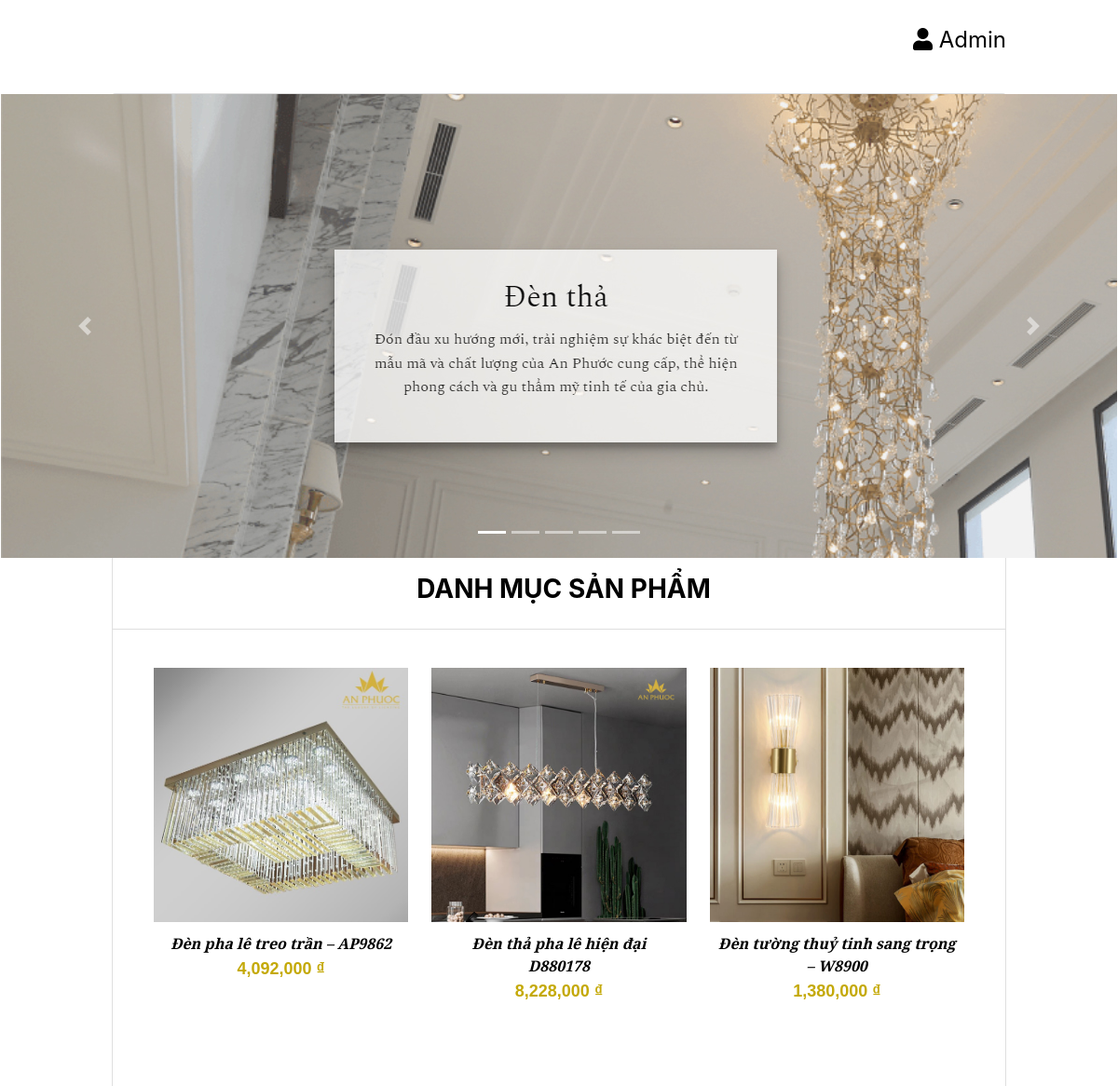
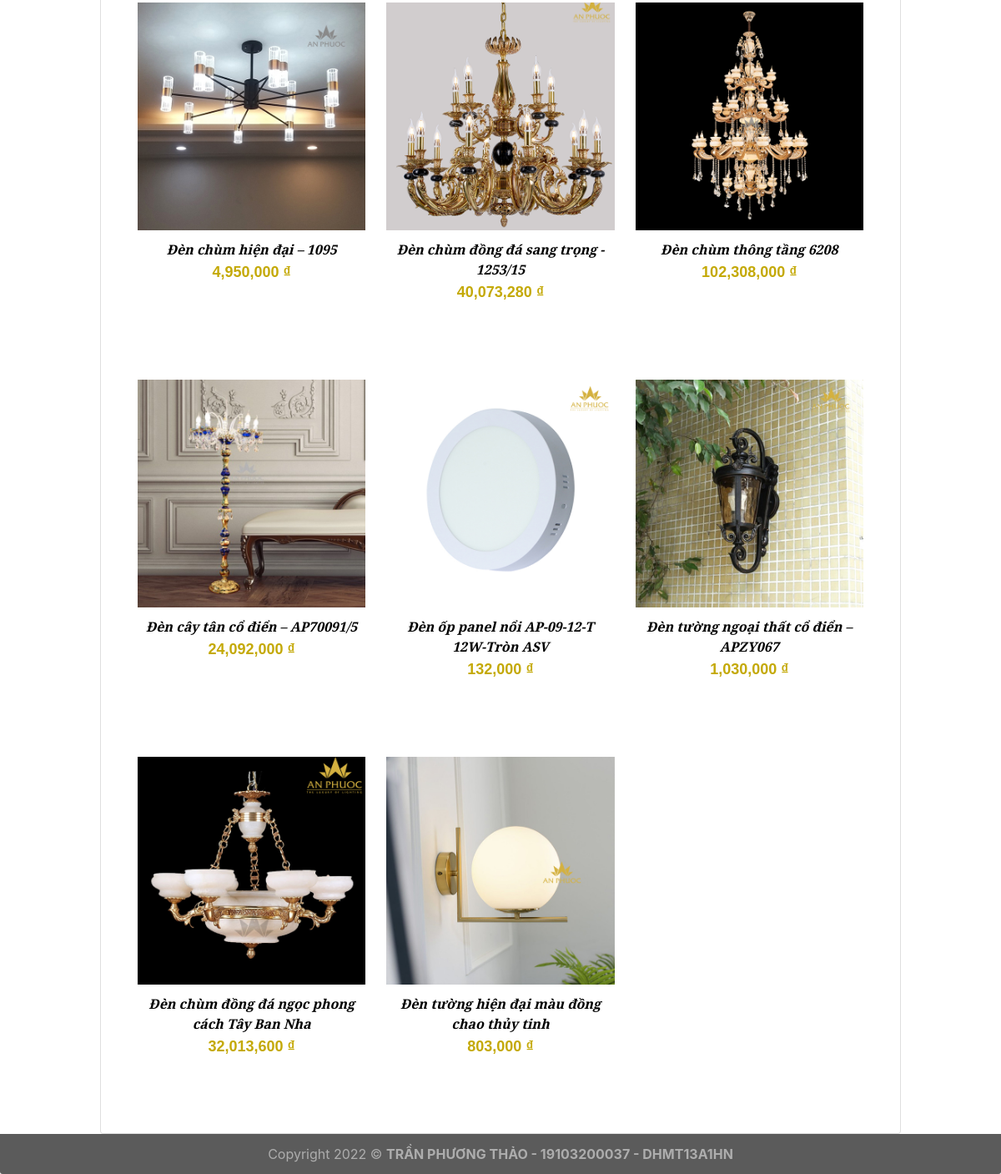
The page / on the database its author committed (2 pictures, top to bottom).
### tables this page shows
CREATE TABLE `sanpham` (
  `masp` int(5) NOT NULL,
  `tensp` varchar(50) DEFAULT NULL,
  `hinhanh` varchar(200) DEFAULT NULL,
  `loaisp` varchar(30) DEFAULT NULL,
  `mauchudao` varchar(30) DEFAULT NULL,
  `chatlieu` varchar(50) DEFAULT NULL,
  `kichthuoc` varchar(50) DEFAULT NULL,
  `congsuat` varchar(30) DEFAULT NULL,
  `khonggian` varchar(50) DEFAULT NULL,
  `gia` int(11) DEFAULT NULL
);

### components/Home.php (the view, shortened to what this page needs)
<?php
$sql = "SELECT * FROM sanpham";
$query = mysqli_query($connect, $sql);
?>
<div class="card">
    <div id="demo" class="banner carousel slide" data-ride="carousel">
        <ul class="carousel-indicators">
            <li data-target="#demo" data-slide-to="0" class="active"></li>
            <li data-target="#demo" data-slide-to="1"></li>
            <li data-target="#demo" data-slide-to="2"></li>
            <li data-target="#demo" data-slide-to="3"></li>
            <li data-target="#demo" data-slide-to="4"></li>
        </ul>
        <div class="carousel-inner">
            <div class="carousel-item active">
                <a href=""><img src="pic/banner1.jpg" alt=""></a>
            </div>
        </div>
        <a class="carousel-control-prev" href="#demo" data-slide="prev">
            <span class="carousel-control-prev-icon"></span>
        </a>
        <a class="carousel-control-next" href="#demo" data-slide="next">
            <span class="carousel-control-next-icon"></span>
        </a>
    </div>
    <div class="card-header">
        <h3 class="title">DANH MỤC SẢN PHẨM</h3>
    </div>
    <div class="card-body">
        <section class="products">
            <?php
            while ($row = mysqli_fetch_assoc($query)) { ?>
                <section class="product">
                    <section class="img"><a href=""><img src="pic/<?php echo $row['hinhanh']; ?>" alt=""></a></section>
                    <section class="product-info">
                        <a href="" class="product-info">
                            <section class="name"><?php echo $row['tensp']; ?></section>
                            <section class="price"><?php echo number_format($row['gia'], 0) . " ₫"; ?></section>
                        </a>
                    </section>
                </section>
            <?php } ?>
        </section>
    </div>
</div>

### index.php (shortened to what this page needs)
<?php
require_once 'db/dbconnect.php';
?>
<!DOCTYPE html>
<html lang="en">
<head>
    <link rel="stylesheet" href="https://cdn.jsdelivr.net/npm/bootstrap@4.6.1/dist/css/bootstrap.min.css">
    <link rel="stylesheet" href="https://cdnjs.cloudflare.com/ajax/libs/font-awesome/5.15.4/css/all.min.css">
    <link rel="stylesheet" href="css/index.css">
</head>
<body>
    <section class="wrapper">
        <header>
            <?php require_once 'components/Header.php'; ?>
        </header>
        <section class="body">
            <aside></aside>
            <article>
                <?php
                if (isset($_GET['page'])) {
                    switch ($_GET['page']) {
                        case 'danhsach':
                            require_once 'sanpham/danhsach.php';
                            break;
                        case 'them':
                            require_once 'sanpham/them.php';
                            break;
                        case 'sua':
                            require_once 'sanpham/sua.php';
                            break;
                        case 'xoa':
                            require_once 'sanpham/xoa.php';
                            break;
                        default:
                            require_once 'components/Home.php';
                            break;
                    }
                } else
                    require_once 'components/Home.php';
                ?>
            </article>
            <aside></aside>
        </section>
        <footer>
            <div class="card-footer text-muted">
                <?php require_once 'components/Footer.php'; ?>
            </div>
        </footer>
    </section>
</body>
</html>

### components/Header.php (shortened to what this page needs)
<div class="user_option_box">
    <div class="logo">
    </div>
    <a href="index.php?page=danhsach" class="account-link">
        <i class="fa fa-user" aria-hidden="true"></i>
        <span>
            Admin
        </span>
    </a>
</div>

### components/Footer.php
<div class="text-footer">
    Copyright 2022 © <span style="font-weight: 700;">TRẦN PHƯƠNG THẢO - 19103200037 - DHMT13A1HN</span>
</div>

### css/index.css (style rules this page uses)
.product { width: 30%; float: left; margin-left: 2.5%; margin-top: 20px; text-align: left; overflow-y: hidden; font-family: "Spectral", sans-serif; height: 54vh; }
section.product-info { padding: 10px; }
.product .img img { padding: 1px; width: 100%; transition: all 1s ease; -webkit-transition: all 1s ease; -moz-transition: all 1s ease; -o-transition: all 1s ease; }
section.img { position: relative; overflow: hidden; object-fit: cover; }
header, aside, article, footer { float: left; box-sizing: border-box; }
.card-body { min-height: 74vh; }
header, footer { width: 100%; }
header { background-color: #fff; height: 100px; }
.body { width: 100%; height: 20px; }
.body aside { width: 10%; min-height: 300px; }
.body article { width: 80%; min-height: 300px; }
.account-link { position: absolute; top: 25px; right: 10%; text-align: right; color: #000; font-size: x-large; }
.logo, .logo:hover { padding-left: 47%; padding-top: 10px; text-decoration: none; display: flex; }
a.product-info, a.product-info:hover { text-decoration: none; text-align: center; }
section.name { font-weight: 700; font-style: bold; font-style: italic; color: #000; }
section.price { padding: 2px; font-family: "Heebo", sans-serif; color: #c4a907; font-size: 18px; font-weight: bold; }
h3.title, h2 { font-weight: 700; display: inline-block; color: #000; padding: 5px 0; padding-left: 10px; text-transform: uppercase; }
.card-header { background-color: #fff; text-align: center; }
.card-footer { border: 0px; background-color: #5b5b5b; }
.text-footer { color: rgba(255, 255, 255, .5); text-align: center; }
.banner { position: relative; float: left; left: -12.5%; width: 125%; overflow: visible; }

### rows shown on the page
sanpham: hinhanh (picture), tensp "Đèn pha lê treo trần – AP9862", gia "4,092,000"
sanpham: hinhanh (picture), tensp "Đèn thả pha lê hiện đại D880178", gia "8,228,000"
sanpham: hinhanh (picture), tensp "Đèn tường thuỷ tinh sang trọng – W8900", gia "1,380,000"
sanpham: hinhanh (picture), tensp "Đèn chùm hiện đại – 1095", gia "4,950,000"
sanpham: hinhanh (picture), tensp "Đèn chùm đồng đá sang trọng - 1253/15", gia "40,073,280"
sanpham: hinhanh (picture), tensp "Đèn chùm thông tầng 6208", gia "102,308,000"
sanpham: hinhanh (picture), tensp "Đèn cây tân cổ điển – AP70091/5", gia "24,092,000"
sanpham: hinhanh (picture), tensp "Đèn ốp panel nổi AP-09-12-T 12W-Tròn ASV", gia "132,000"
sanpham: hinhanh (picture), tensp "Đèn tường ngoại thất cổ điển – APZY067", gia "1,030,000"
sanpham: hinhanh (picture), tensp "Đèn chùm đồng đá ngọc phong cách Tây Ban Nha", gia "32,013,600"
sanpham: hinhanh (picture), tensp "Đèn tường hiện đại màu đồng chao thủy tinh", gia "803,000"
